Frame 1 (no input): blank canvas, image omitted
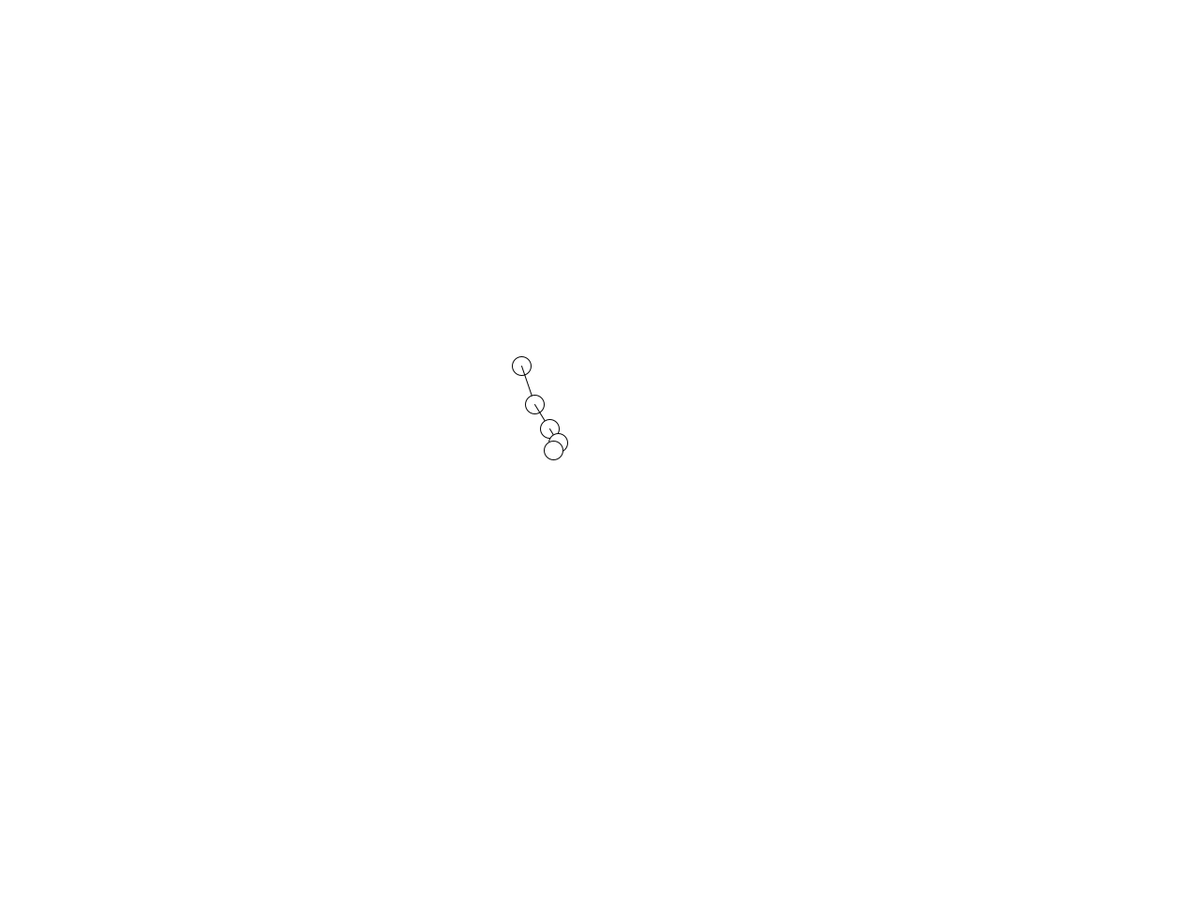
Frame 60 (the mouse pressed at the canvas centre just before this capture)
Frame 120 (the mouse held since frame 60 and released just before this capture): blank canvas, image omitted

The Processing sketch that drew this single still picture (run headless with seeded random() and noise(); from frame 60 on, the mouse is pressed at the canvas centre):

// Processing sketch: finally_the_snake
// ── finally_the_snake.pde
                  class Snake{
 Mover[] ms=new Mover[5];
 float time;
 
 Snake(){
 for(int i=0;i<ms.length;i++)
   ms[i]=new Mover(new PVector(width/2-i*20,height/2));
 time=5;
 }
 
 void run(){
   time+=0.05;
  ms[0].update(new PVector(mouseX,mouseY),time,true);
 for(int i=1;i<ms.length;i++)
   ms[i].update(ms[i-1].loc,0,false);
 }

}

                  class Mover{
  PVector loc;
  PVector vel;

  Mover(PVector location){
    loc=location.get();
    vel=new PVector(0,0);
    
  }
  
  void update(PVector orientation,float time,boolean head){
    PVector dir=PVector.sub(orientation,loc);
    if(dir.mag()>10){
        if(head==false){
        float distance=dir.mag();
        distance=map(distance,0,100,0,5);
        dir.normalize();
        dir.mult(distance);
        }
        else {
            dir.normalize();
            dir.mult(2);
        }
        
        
        
        vel=dir.get();
        if (head==true){
            float r=sin(time);
            r=map(r,-1,1,-2,2);
            PVector wave = new PVector (1,0);
            float angle = vel.heading();
            wave.rotate(angle+PI/2);
            wave.mult(r);
            vel.add(wave);
        }
        
        loc.add(vel);
        
        
                    }
  
  display(orientation,head); //orientation este bodylocation
  }
  
  void display(PVector bodylocation,boolean head){
    if(head==false)
    line(bodylocation.x,bodylocation.y,loc.x,loc.y);
    ellipse(loc.x,loc.y,20,20);
  }
}

Snake s;

void setup(){
size(1280,960);
s=new Snake();
}

void draw(){
background(255);
s.run();
}
